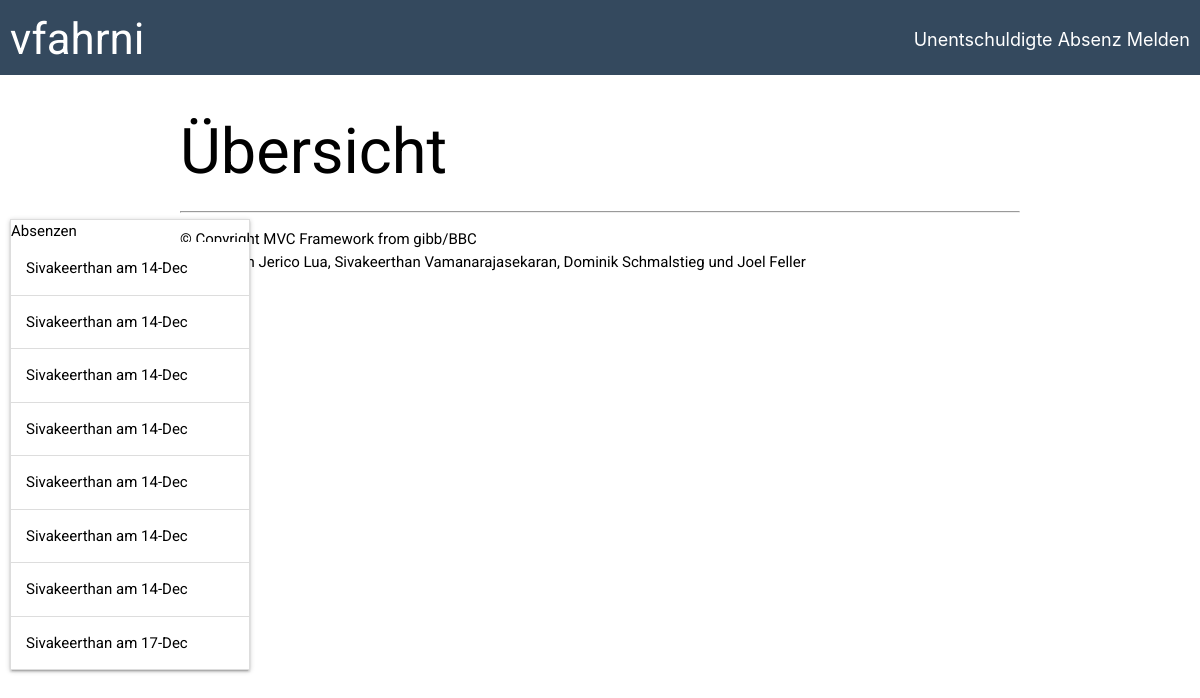
Page /overview/teacher (signed in) on the committed database.
### tables this page shows
CREATE TABLE `absent` (
  `absId` int(11) NOT NULL,
  `student_id` int(11) NOT NULL,
  `date_start` date NOT NULL,
  `date_end` date NOT NULL
);

CREATE TABLE `user` (
  `uId` int(11) NOT NULL,
  `firstname` varchar(20) NOT NULL,
  `lastname` varchar(20) NOT NULL,
  `username` varchar(50) NOT NULL,
  `password` varchar(100) NOT NULL,
  `isStudent` tinyint(1) NOT NULL,
  `isTeacher` tinyint(1) NOT NULL,
  `isPrincipal` tinyint(1) NOT NULL,
  `isSecretary` tinyint(1) NOT NULL,
  `isAdmin` tinyint(1) NOT NULL,
  `kontingent` int(11) DEFAULT NULL,
  `class_id` int(11) DEFAULT NULL
);

### lib/View.php (called while the page is built, shortened)
<?php
class View
{
    private $viewfile;
    private $properties = array();
    public function __construct($viewfile)
    {
        $this->viewfile = "./../view/$viewfile.php";
    }
    public function __set($key, $value)
    {
        if (!isset($this->$key)) {
            $this->properties[$key] = $value;
        }
    }
    public function display()
    {
        extract($this->properties);
        require './../view/header.php';
        require $this->viewfile;
        require './../view/footer.php';
    }
}

### controller/OverviewController.php (called while the page is built, shortened)
<?php
require_once '../repository/AbsentRepository.php';
class   OverviewController
{
    public function teacher()
    {
        $view = new View('overview_teacher');
        $view->title = 'Übersicht';
        $view->heading = 'Übersicht';
        $view->uname = $_SESSION['user'];
        $view->today = date("M d, Y");
        $eventrepository = new EventRepository();
        $view->events = $eventrepository->readAll();
        $absentrepository = new AbsentRepository();
        $view->pending_absents = $absentrepository->readForTeacher($_SESSION['uid']);
        $view->absents = $absentrepository->readAll();
        $view->students = $this->getStudents();
        $view->display();
    }
    private function getStudents()
    {
        $userrepository = new UserRepository();
        $temp = $userrepository->readAllStudents();
        $students = array();
        foreach ($temp AS $s) {
            $students[$s->firstname . " " . $s->lastname] = null;
        }
        if (count($students) > 0) {
            return $students;
        }
        return null;
    }
}

### lib/Dispatcher.php (called while the page is built, shortened)
<?php
class Dispatcher
{
    public static function dispatch()
    {
        $uri = $_SERVER['REQUEST_URI'];
        $uri = strtok($uri, '?');
        $uri = trim($uri, '/');
        $uriFragments = explode('/', $uri);
        $method = 'index';
        if (!empty($uriFragments[1])) {
            $method = $uriFragments[1];
        }
        $controller = new $controllerName();
        $controller->$method();
    }
}

### public/index.php (called while the page is built, shortened)
<?php
require_once '../lib/Dispatcher.php';
require_once '../lib/View.php';
$dispatcher = new Dispatcher();
$dispatcher->dispatch();

### lib/ConnectionHandler.php (called while the page is built, shortened)
<?php
class ConnectionHandler
{
    private static $connection = null;
    public static function getConnection()
    {
        if (self::$connection === null) {
            $config = require '../config.php';
            $host = $config['database']['host'];
            $username = $config['database']['username'];
            $password = $config['database']['password'];
            $database = $config['database']['database'];
            self::$connection = new MySQLi($host, $username, $password, $database);
            self::$connection->set_charset('utf8');
        }
        return self::$connection;
    }
}

### repository/AbsentRepository.php (called while the page is built, shortened)
<?php
class AbsentRepository extends Repository
{
    public function readForTeacher($uid)
    {
        $query = "SELECT DISTINCT abs.absId AS absId, st.firstname AS fname, st.lastname AS lname, cl.name AS cname, abs.date_start AS date, les.isUnexcused AS isUnexcused, les.isAccepted AS isAccepted, les.isKontingent AS isKontingent, les.isDispensation AS isDispensation FROM lesson AS les
                  JOIN absent AS abs ON abs.absId = les.abs_id
                  JOIN user AS st ON abs.student_id = st.uId
                  JOIN class AS cl ON st.class_id = cl.classId
                  JOIN timetable AS ti ON cl.timetable_id = ti.timetableId
                  JOIN timetable_day AS td ON ti.timetableId = td.timetable_id
                  JOIN `day` AS d ON td.day_id = d.dayId
                  JOIN day_teacher AS dt ON d.dayId = dt.day_id
                  WHERE dt.teacher_id = ?  AND les.isUnexcused = 0 AND les.isAccepted = 0 GROUP BY abs_id";
        $statement = ConnectionHandler::getConnection()->prepare($query);
        $statement->bind_param('i',$uid);
        $statement->execute();
        $result = $statement->get_result();
        $rows = array();
        while ($row = $result->fetch_object()) {
            $rows[] = $row;
        }
        return $rows;
    }
}

### view/overview_teacher.php (the view, shortened to what this page needs)
<?php endif;
if (isset($_SESSION['user']) && $_SESSION['pos'] == 'te'): ?>
    </div>
    <div class="overview">
        <?php if (isset($pending_absents)): ?>
            <div id="control-list">
                <ul class="collapsible">
                    <li class="collection-header">Absenzen</li>
                    <?php  foreach ($pending_absents as $absent): ?>
                            <li>
                                <div class="collapsible-header"><?= $absent->fname ?>
                                    am <?= date("d-M", strtotime($absent->date)) ?></div>
                            </li>
                        <?php endforeach; ?>
                </ul>
            </div>
        <?php endif; ?>
    </div>
    <div class="container">
<?php else: header('Location /overview'); endif; ?>

### view/header.php (shortened to what this page needs)
<!DOCTYPE html>
<html lang="de">
<head>
    <link type="text/css" rel="stylesheet" href="/materialize/css/materialize.min.css" media="screen,projection"/>
    <link href='/js/plugins/fullcalendar/css/fullcalendar.min.css' rel='stylesheet'/>
    <link href='/js/plugins/fullcalendar/css/fullcalendar.print.min.css' rel='stylesheet' media='print'/>
    <link href="/css/main.css" rel="stylesheet">
</head>
<body>
<div id="header" class="nav-wrapper">
    <?php if (isset($_SESSION['user'])): ?>
        <div class="tooltip-div">
            <h3 id="huname" class="unselectable"><?= $uname ?></h3>
        </div>
        <?php if ($_SESSION['pos'] == 'st' || $_SESSION['pos'] == 'se'): ?>
            <button class="form-btn" id="habsmelden">Absenz Melden</button>
        <?php elseif ($_SESSION['pos'] == 'te'): ?>
            <button class="form-btn">Unentschuldigte Absenz Melden</button>
        <?php elseif ($_SESSION['pos'] == 'pr'): ?>
            <button class="form-btn">Event erstellen</button>
        <?php else: endif; ?>
    <?php else: ?>
        <h3>Systema-CAI</h3>
    <?php endif; ?>
</div>
<div class="container">
    <h1><?= $heading ?></h1>

### view/footer.php (shortened to what this page needs)
        <hr>
        <footer>
          <p>&copy; Copyright MVC Framework from gibb/BBC
          Projekt von Jerico Lua, Sivakeerthan Vamanarajasekaran, Dominik Schmalstieg und Joel Feller</p>
        </footer>
    </div>
        <?php
        if(isset($_SESSION['user'])):?>
                <?php include('../public/js/plugins/fullcalendar/calendar-script.js.php'); new Calendar($events,$absents);?>
                <?php if(isset($students)):?>
                <script>
                    $(document).ready(function(){
                        $('input.autocomplete').autocomplete({
                            data: <?php echo json_encode($students)?>,
                        });
                    });
                </script>
                <?php endif; ?>
        <?php endif;?>
  </body>
</html>

### public/css/main.css (style rules this page uses)
html { padding: 0; margin: 0; }
html body { background-color: #ffffff; color: #ffffff; font-family: "Roboto",sans-serif; display: block; margin: 0; padding: 0; z-index: 0; }
html body #header { display: inline-block; margin: 0; padding: 0; height: 5em; width: 100%; background-color: #34495e; padding: 15px 10px 10px 10px; }
html body #header h3 { text-align: center; vertical-align: center; display: inline-block; margin: 0; padding: 0; float: left; max-width: 50%; height: 100%; }
html body #header button { text-align: center; vertical-align: center; float: right; display: inline-block; max-width: 30%; height: 100%; padding: 11px 0; color: white; background-color: transparent; border: none; font-size: large; }
html body .container { color: #000000; }
html body .overview { z-index: 0; }
html body .overview #control-list { color: #000000; width: 20%; float: left; margin-left: 10px; position: fixed; z-index: 5; }
html body footer { color: #000000; }
html body .tooltip-div { position: relative; display: inline-block; }
html body .tooltip-div .unselectable { -webkit-touch-callout: none; -webkit-user-select: none; -khtml-user-select: none; -moz-user-select: none; -ms-user-select: none; user-select: none; }

### rows in the picture
absent: student.firstname "Sivakeerthan", date_start "14-Dec"
absent: student.firstname "Sivakeerthan", date_start "14-Dec"
absent: student.firstname "Sivakeerthan", date_start "14-Dec"
absent: student.firstname "Sivakeerthan", date_start "14-Dec"
absent: student.firstname "Sivakeerthan", date_start "14-Dec"
absent: student.firstname "Sivakeerthan", date_start "14-Dec"
absent: student.firstname "Sivakeerthan", date_start "14-Dec"
absent: student.firstname "Sivakeerthan", date_start "17-Dec"

### other values in the picture
$uname "vfahrni"
$heading "Übersicht"
